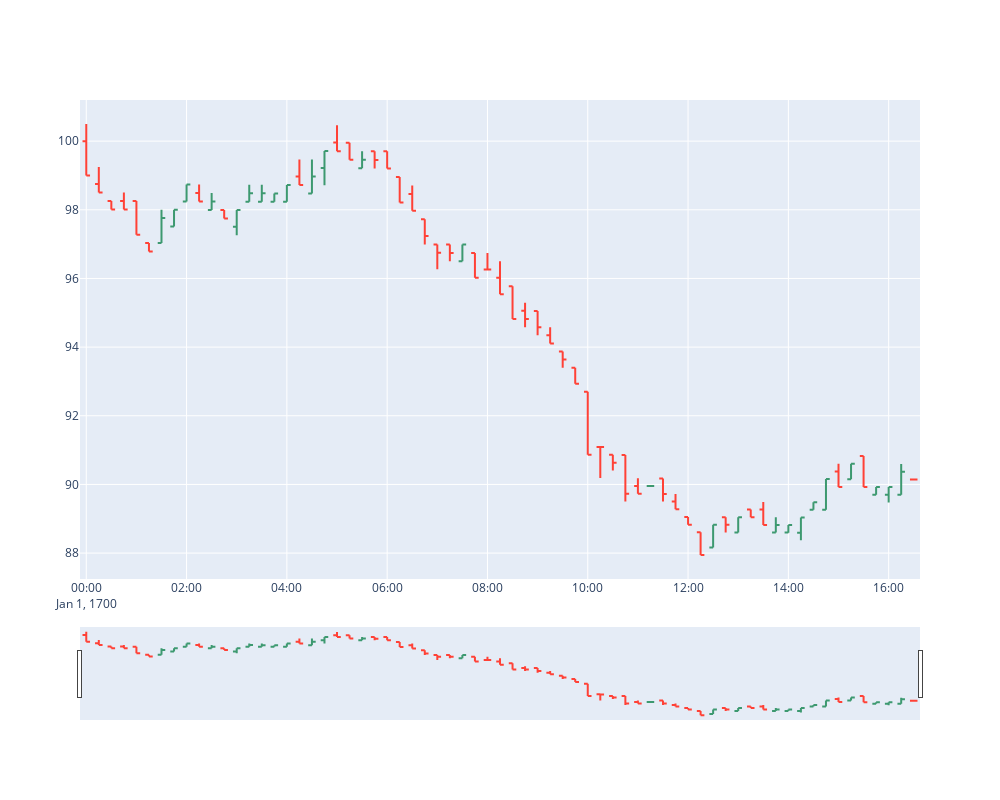

Notebook cell for this chart:
### Markdown cell above
### Plot the results

### Code cell
from source.backend.helpers import plot_bars
df_15min = sim.get_price_bars(ticker=tickers[0], bar_size='15Min')
plot_bars(df_15min)
